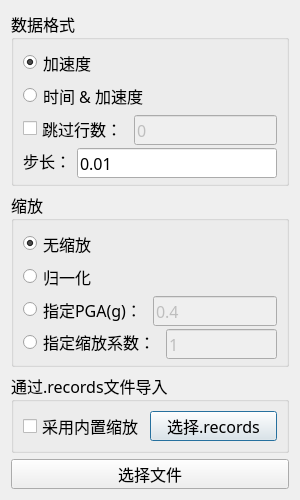
<?xml version="1.0" encoding="UTF-8"?>
<ui version="4.0">
 <class>win_importGM</class>
 <widget class="QDialog" name="win_importGM">
  <property name="geometry">
   <rect>
    <x>0</x>
    <y>0</y>
    <width>300</width>
    <height>500</height>
   </rect>
  </property>
  <property name="sizePolicy">
   <sizepolicy hsizetype="Preferred" vsizetype="Preferred">
    <horstretch>0</horstretch>
    <verstretch>0</verstretch>
   </sizepolicy>
  </property>
  <property name="minimumSize">
   <size>
    <width>300</width>
    <height>500</height>
   </size>
  </property>
  <property name="maximumSize">
   <size>
    <width>300</width>
    <height>600</height>
   </size>
  </property>
  <property name="font">
   <font>
    <family>宋体</family>
    <pointsize>12</pointsize>
   </font>
  </property>
  <property name="windowTitle">
   <string>导入地震动</string>
  </property>
  <property name="windowIcon">
   <iconset resource="../resource_rc/resource.qrc">
    <normaloff>:/插图/N.png</normaloff>:/插图/N.png</iconset>
  </property>
  <layout class="QVBoxLayout" name="verticalLayout_3" stretch="5,5,2,1">
   <item>
    <widget class="QGroupBox" name="groupBox">
     <property name="title">
      <string>数据格式</string>
     </property>
     <layout class="QVBoxLayout" name="verticalLayout">
      <item>
       <widget class="QRadioButton" name="radioButton">
        <property name="text">
         <string>加速度</string>
        </property>
        <property name="checked">
         <bool>true</bool>
        </property>
       </widget>
      </item>
      <item>
       <widget class="QRadioButton" name="radioButton_2">
        <property name="text">
         <string>时间 &amp;&amp; 加速度</string>
        </property>
       </widget>
      </item>
      <item>
       <layout class="QHBoxLayout" name="horizontalLayout">
        <item>
         <widget class="QCheckBox" name="checkBox">
          <property name="text">
           <string>跳过行数：</string>
          </property>
         </widget>
        </item>
        <item>
         <widget class="QLineEdit" name="lineEdit_2">
          <property name="enabled">
           <bool>false</bool>
          </property>
          <property name="minimumSize">
           <size>
            <width>0</width>
            <height>30</height>
           </size>
          </property>
          <property name="text">
           <string>0</string>
          </property>
         </widget>
        </item>
       </layout>
      </item>
      <item>
       <layout class="QHBoxLayout" name="horizontalLayout_3">
        <item>
         <widget class="QLabel" name="label">
          <property name="text">
           <string>步长：</string>
          </property>
         </widget>
        </item>
        <item>
         <widget class="QLineEdit" name="lineEdit_3">
          <property name="minimumSize">
           <size>
            <width>0</width>
            <height>30</height>
           </size>
          </property>
          <property name="text">
           <string>0.01</string>
          </property>
         </widget>
        </item>
       </layout>
      </item>
     </layout>
    </widget>
   </item>
   <item>
    <widget class="QGroupBox" name="groupBox_2">
     <property name="title">
      <string>缩放</string>
     </property>
     <layout class="QVBoxLayout" name="verticalLayout_2">
      <item>
       <widget class="QRadioButton" name="radioButton_3">
        <property name="text">
         <string>无缩放</string>
        </property>
        <property name="checked">
         <bool>true</bool>
        </property>
       </widget>
      </item>
      <item>
       <widget class="QRadioButton" name="radioButton_4">
        <property name="text">
         <string>归一化</string>
        </property>
       </widget>
      </item>
      <item>
       <layout class="QHBoxLayout" name="horizontalLayout_2">
        <item>
         <widget class="QRadioButton" name="radioButton_5">
          <property name="text">
           <string>指定PGA(g)：</string>
          </property>
         </widget>
        </item>
        <item>
         <widget class="QLineEdit" name="lineEdit">
          <property name="enabled">
           <bool>false</bool>
          </property>
          <property name="minimumSize">
           <size>
            <width>0</width>
            <height>30</height>
           </size>
          </property>
          <property name="text">
           <string>0.4</string>
          </property>
         </widget>
        </item>
       </layout>
      </item>
      <item>
       <layout class="QHBoxLayout" name="horizontalLayout_4">
        <item>
         <widget class="QRadioButton" name="radioButton_6">
          <property name="text">
           <string>指定缩放系数：</string>
          </property>
         </widget>
        </item>
        <item>
         <widget class="QLineEdit" name="lineEdit_4">
          <property name="enabled">
           <bool>false</bool>
          </property>
          <property name="minimumSize">
           <size>
            <width>0</width>
            <height>30</height>
           </size>
          </property>
          <property name="text">
           <string>1</string>
          </property>
         </widget>
        </item>
       </layout>
      </item>
     </layout>
    </widget>
   </item>
   <item>
    <widget class="QGroupBox" name="groupBox_3">
     <property name="title">
      <string>通过.records文件导入</string>
     </property>
     <layout class="QHBoxLayout" name="horizontalLayout_7" stretch="1,2">
      <item>
       <widget class="QCheckBox" name="checkBox_2">
        <property name="text">
         <string>采用内置缩放</string>
        </property>
       </widget>
      </item>
      <item>
       <widget class="QPushButton" name="pushButton_2">
        <property name="minimumSize">
         <size>
          <width>0</width>
          <height>30</height>
         </size>
        </property>
        <property name="maximumSize">
         <size>
          <width>16777215</width>
          <height>30</height>
         </size>
        </property>
        <property name="text">
         <string>选择.records</string>
        </property>
       </widget>
      </item>
     </layout>
    </widget>
   </item>
   <item>
    <widget class="QPushButton" name="pushButton">
     <property name="minimumSize">
      <size>
       <width>0</width>
       <height>30</height>
      </size>
     </property>
     <property name="text">
      <string>选择文件</string>
     </property>
     <property name="checkable">
      <bool>false</bool>
     </property>
    </widget>
   </item>
  </layout>
 </widget>
 <resources>
  <include location="../resource_rc/resource.qrc"/>
 </resources>
 <connections/>
</ui>
